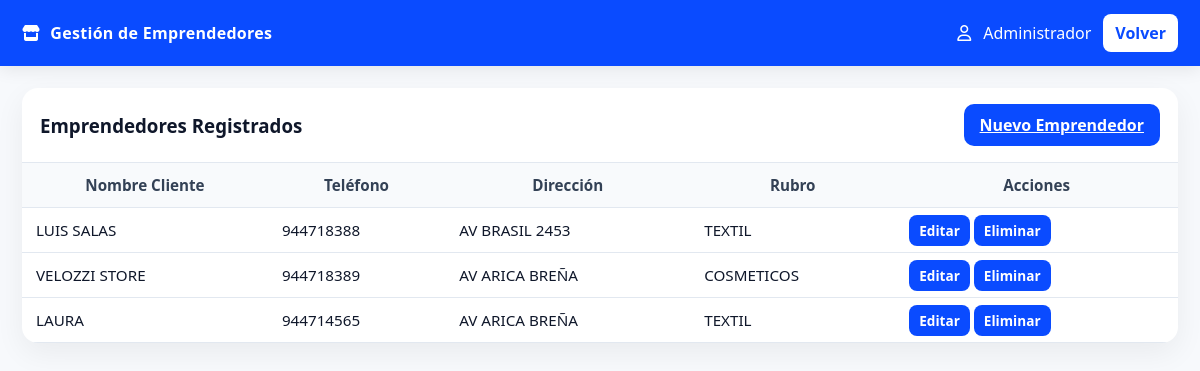
The page /courier_sdt/admin/emprendedores.php (signed in) on the database its author committed.
### tables this page shows
CREATE TABLE `emprendedores` (
  `id_emprendedor` int(11) NOT NULL,
  `nombre_tienda` varchar(255) DEFAULT NULL,
  `nombre_cliente` varchar(255) DEFAULT NULL,
  `rubro` varchar(255) DEFAULT NULL,
  `direccion` varchar(255) DEFAULT NULL,
  `telefono` varchar(20) DEFAULT NULL,
  `contrasena` varchar(255) DEFAULT NULL,
  `creado_en` timestamp NOT NULL DEFAULT current_timestamp()
);

### courier_sdt/admin/emprendedores.php (the view, shortened to what this page needs)
<?php
require_once __DIR__ . '/../config.php';
$stmt = $pdo->prepare("SELECT id_emprendedor, nombre_cliente, telefono, direccion, rubro FROM emprendedores");
$stmt->execute();
$emprendedores = $stmt->fetchAll(PDO::FETCH_ASSOC);
?>
<!DOCTYPE html>
<html lang="es">
<head>
    <link rel="stylesheet" href="../css/styles.css">
    <link rel="stylesheet" href="https://cdnjs.cloudflare.com/ajax/libs/font-awesome/6.5.0/css/all.min.css">
</head>
<body class="admin-page">
    <header class="admin-topbar">
        <div class="admin-topbar__inner">
            <div class="admin-brand"><i class="fa-solid fa-store"></i> Gestión de Emprendedores</div>
            <div class="admin-user">
                <i class="fa-regular fa-user"></i>
                <span><?= htmlspecialchars($_SESSION['admin_nombre'] ?? 'Administrador') ?></span>
                <a class="btn btn--light" href="index.php">Volver</a>
            </div>
        </div>
    </header>
    <div class="admin-layout" style="grid-template-columns: 1fr;">
        <main class="admin-content">
            <section class="admin-card">
                <div class="admin-card__header">
                    <h3>Emprendedores Registrados</h3>
                    <a href="emprendedor_nuevo.php" class="btn btn--primary">Nuevo Emprendedor</a>
                </div>
                <div class="table-wrap">
                    <table class="table">
                        <thead>
                            <tr>
                                <th>Nombre Cliente</th>
                                <th>Teléfono</th>
                                <th>Dirección</th>
                                <th>Rubro</th>
                                <th>Acciones</th>
                            </tr>
                        </thead>
                        <tbody>
                            <?php if (empty($emprendedores)): ?>
                                <tr><td colspan="5" class="muted">No hay emprendedores registrados.</td></tr>
                            <?php else: ?>
                                <?php foreach ($emprendedores as $emprendedor): ?>
                                    <tr>
                                        <td><?= htmlspecialchars($emprendedor['nombre_cliente']) ?></td>
                                        <td><?= htmlspecialchars($emprendedor['telefono']) ?></td>
                                        <td><?= htmlspecialchars($emprendedor['direccion']) ?></td>
                                        <td><?= htmlspecialchars($emprendedor['rubro']) ?></td>
                                        <td>
                                            <a href="editar_emprendedor.php?id=<?= $emprendedor['id_emprendedor'] ?>" class="btn-sm btn--secondary">Editar</a>
                                            <a href="?eliminar_id=<?= $emprendedor['id_emprendedor'] ?>" class="btn-sm btn--danger" onclick="return confirm('¿Estás seguro de eliminar este emprendedor?')">Eliminar</a>
                                        </td>
                                    </tr>
                                <?php endforeach; ?>
                            <?php endif; ?>
                        </tbody>
                    </table>
                </div>
            </section>
        </main>
    </div>
</body>
</html>

### courier_sdt/css/styles.css (style rules this page uses)
:root { --azul: #0A4BFF; --azul-osc: #083bd0; --azul-claro: #e8efff; --texto: #0f172a; --muted: #64748b; --fondo: #f7f9fc; --card: #ffffff; --borde: #e2e8f0; --sombra: 0 10px 30px rgba(2, 6, 23, .06); --admin-bg: var(--fondo); --card-bg: var(--card); --ink: var(--texto); --blue: var(--azul); --blue-700: var(--azul-osc); --green:#10b981; --orange:#f59e0b; --red:#ef4444; }
* { box-sizing: border-box; }
body { margin: 0; font-family: "Segoe UI", Roboto, Helvetica, Arial, sans-serif; background: var(--fondo); color: var(--texto); }
.btn { border: none; border-radius: 10px; padding: 10px 16px; cursor: pointer; font-weight: 600; background: var(--azul); color: #fff; transition: .2s; }
.btn--secondary { background-color: #f8fafc; color: #1e293b; }
body.admin-page { background: var(--admin-bg); color: var(--ink); }
.admin-topbar { background: var(--blue); color:#fff; box-shadow: 0 4px 16px rgba(0,0,0,.08); }
.admin-topbar__inner { max-width: 1280px; margin:0 auto; padding:14px 22px; display:flex; align-items:center; justify-content:space-between; gap:18px; }
.admin-brand { font-weight:700; letter-spacing:.3px; display:flex; align-items:center; gap:10px; }
.admin-user { display:flex; align-items:center; gap:12px; }
.btn.btn--light { background:#fff; color:var(--blue); padding:8px 12px; border-radius:8px; text-decoration:none; font-weight:600; }
.admin-layout { max-width: 1280px; margin: 22px auto; display:grid; grid-template-columns: 250px 1fr; gap: 22px; padding:0 22px; }
.admin-content { display:flex; flex-direction:column; gap:22px; }
.admin-card { background: var(--card-bg); border-radius:16px; box-shadow: var(--sombra); padding: 0; overflow: hidden; }
.admin-card__header { padding:16px 18px; border-bottom:1px solid var(--borde); display:flex; align-items:center; justify-content:space-between; }
.admin-card__header h3 { margin:0; }
.table-wrap { width:100%; overflow:auto; }
.table { width:100%; border-collapse:collapse; font-size:.95rem; }
.table th, .table td { padding:12px 14px; border-bottom:1px solid var(--borde); }
.table thead th { background:#f8fafc; color:#334155; font-weight:700; }
.btn-sm { background: var(--blue); color:#fff; padding:6px 10px; border-radius:8px; text-decoration:none; font-weight:700; font-size:.85rem; }

### rows shown on the page
emprendedores: nombre_cliente "LUIS SALAS", telefono "944718388", direccion "AV BRASIL 2453", rubro "TEXTIL"
emprendedores: nombre_cliente "VELOZZI STORE", telefono "944718389", direccion "AV ARICA BREÑA", rubro "COSMETICOS"
emprendedores: nombre_cliente "LAURA", telefono "944714565", direccion "AV ARICA BREÑA", rubro "TEXTIL"

### other values the page prints
$_SESSION['admin_nombre'] "Administrador"
